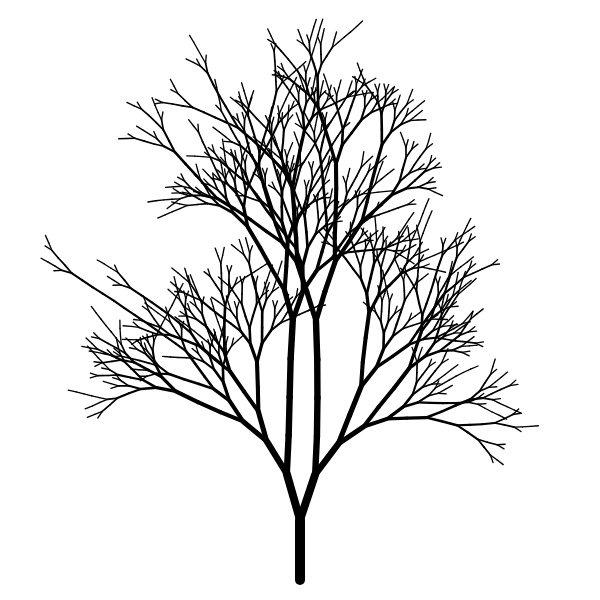
Frame 1 (no input)
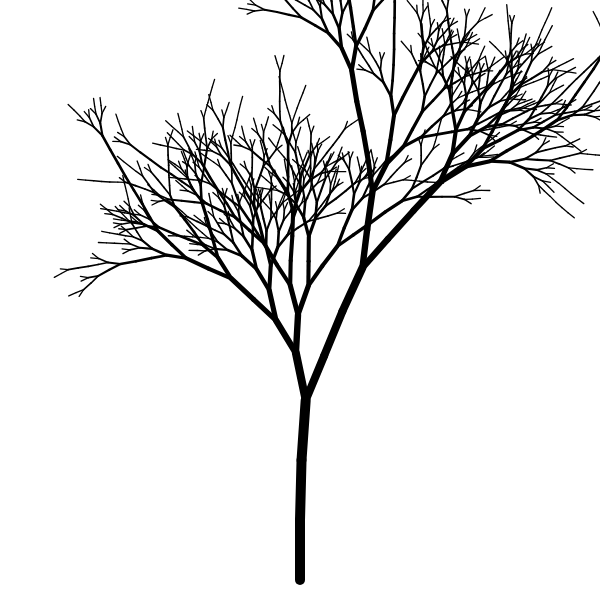
Frame 2 (the mouse pressed at the canvas centre, redrawn once)

The p5.js sketch that drew these frames (run headless with seeded random() and noise() and a simulated clock; the mouse was pressed at the canvas centre and the sketch redrawn once):

// p5.js sketch
// ── sketch.js
function setup(){
  createCanvas(600,600);
  noLoop();
}

function draw(){
  background(255);
  strokeWeight(10);
  translate(width/2,height-20);
  branch(0);
}

function branch(depth){
  if (depth < 10) {
    line(0,0,0,-height/10); // draw a line going up
    {
      translate(0,-height/10); // move the space upwards
      rotate(random(-0.05,0.05));  // random wiggle

      if (random(1.0) < 0.6){ // branching
        rotate(0.3); // rotate to the right
        scale(0.8); // scale down

        push(); // now save the transform state
        branch(depth + 1); // start a new branch!
        pop(); // go back to saved state

        rotate(-0.6); // rotate back to the left

        push(); // save state
        branch(depth + 1);   // start a second new branch
        pop(); // back to saved state
     }
      else { // no branch - continue at the same depth
        branch(depth);
      }
    }
  }
}


function mouseReleased(){
  redraw();
}
